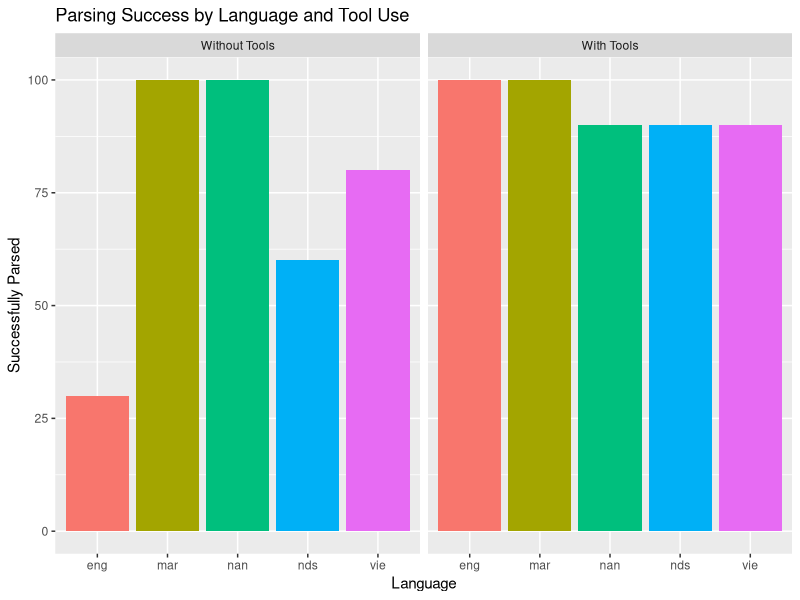

Write the R code that produced this figure.
## ---- chunk 1
library(tidyverse)
## ---- chunk 2
parse <- read.csv("../../data/processed/parse.csv", stringsAsFactors = TRUE, sep = "\t")
## ---- chunk 3
parse$original_projective = ifelse(parse$original_projective == "True", TRUE, FALSE)
parse$parsed_successfully = ifelse(parse$parsed_successfully == "True", TRUE, FALSE)
parse$has_valid_tree_structure = ifelse(parse$has_valid_tree_structure == "True", TRUE, FALSE)
parse$with_tools = ifelse(parse$with_tools == "True", TRUE, FALSE)
## ---- chunk 4
head(parse)
## ---- chunk 5
summary(parse)
## ---- chunk 6
str(parse)
## ---- chunk 7
parse_summary <- parse %>%
  group_by(language, with_tools) %>%
  summarise(pct_success = mean(parsed_successfully) * 100, .groups = "drop")

ggplot(parse_summary, aes(x = language, y = pct_success, fill = language)) +
  geom_col() +
  facet_wrap(
    ~ with_tools,
    labeller = as_labeller(c(
      "TRUE" = "With Tools",
      "FALSE" = "Without Tools"
    ))
  ) +
  labs(
    x = "Language",
    y = "Successfully Parsed",
    title = "Parsing Success by Language and Tool Use"
  ) +
  theme(legend.position = "none")
  theme_bw()
